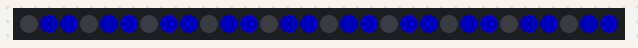
A program run on a simulated CircuitPython board. On the bench: 30 RGB LEDs in strip order, left to right. Dim RGB values are drawn brighter than linear.

Above: at 0.05 s.
At 91.7 s:
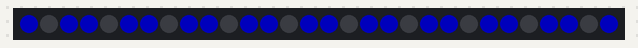

The program:

chase.py
```python
import board
from neopixel import NeoPixel
import time

np = NeoPixel(board.D2, 30, auto_write = False, brightness = 0.3)


def chase(color):
    count = 0
    for i in range(np.n):
        np.fill(color)
        for i in range(np.n):
            if(i + count) % 3 == 0:
                np[i] = (0, 0, 0)
        np.show()
        time.sleep(0.1)
        count = (count + 1) % 3

while True:
    chase((0,0,255))
```
